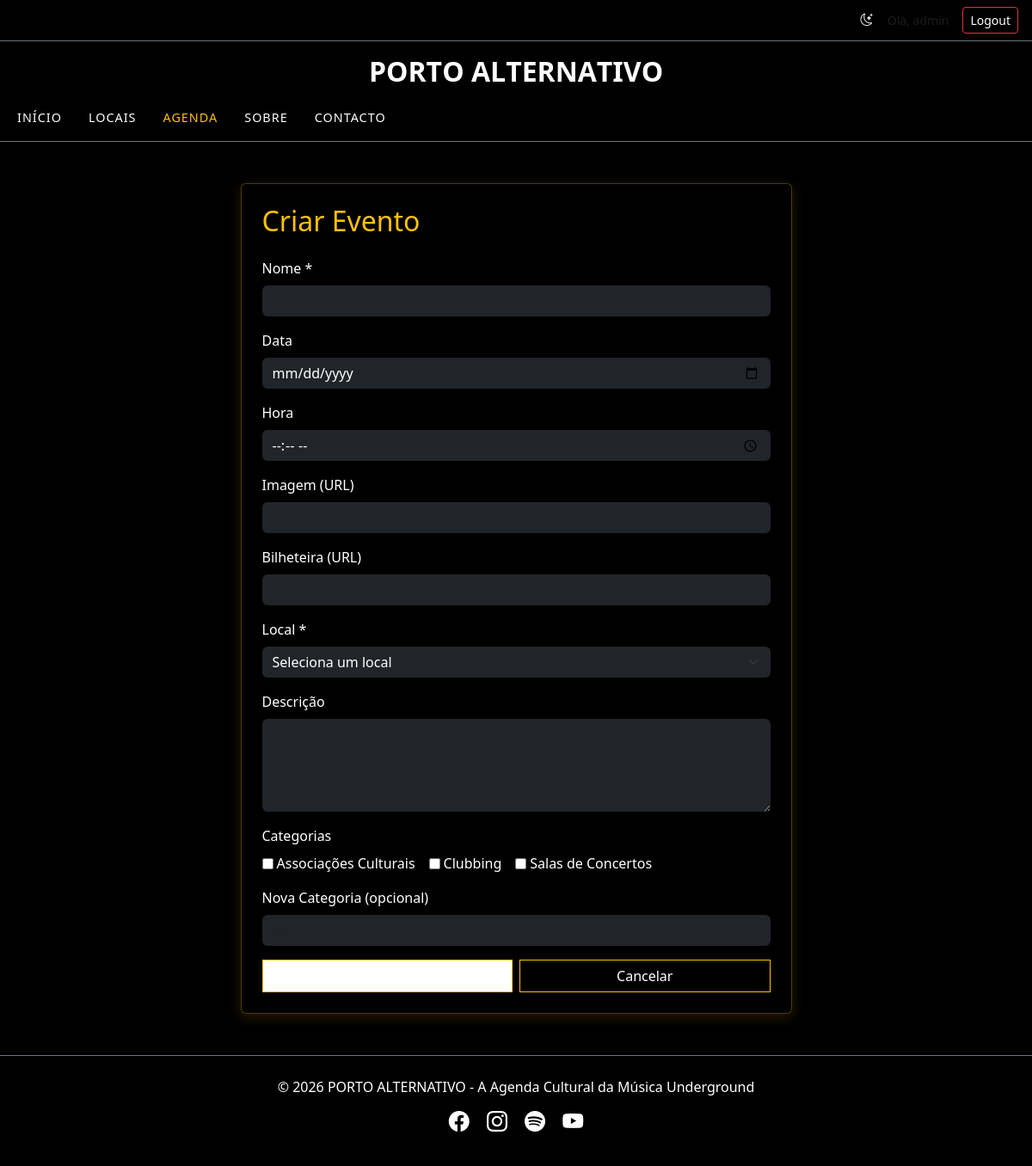
The app's page /pages/eventos-crud/criar.php (signed in) with its own data.
### tables this page shows
CREATE TABLE `categorias` (
  `id` int NOT NULL AUTO_INCREMENT,
  `nome` varchar(100) NOT NULL,
  PRIMARY KEY (`id`),
  UNIQUE KEY `nome` (`nome`)
);

### pages/eventos-crud/criar.php (the view, shortened to what this page needs)
<?php
require_once '../../db/Database.php';
$stmtCategorias = $pdo->query("SELECT id, nome FROM categorias ORDER BY nome");
$categorias = $stmtCategorias->fetchAll(PDO::FETCH_ASSOC);
?>
<?php include '../../includes/header.php'; ?>
<?php include '../../includes/nav.php'; ?>
<main class="container my-5 flex-grow-1">
    <div class="row justify-content-center">
        <div class="col-lg-7">
            <div class="card bg-secondary text-white shadow border-0">
                <div class="card-body p-4">
                    <h2 class="text-warning mb-4">Criar Evento</h2>
                    <form method="POST" action="store.php">
                        <div class="mb-3">
                            <label class="form-label">Nome *</label>
                            <input type="text" name="nome"
                                class="form-control bg-dark text-white border-0"
                                required>
                        </div>
                        <div class="mb-3">
                            <label class="form-label">Data</label>
                            <input type="date" name="data"
                                class="form-control bg-dark text-white border-0">
                        </div>
                        <div class="mb-3">
                            <label class="form-label">Hora</label>
                            <input type="time" name="hora"
                                class="form-control bg-dark text-white border-0">
                        </div>
                        <div class="mb-3">
                            <label class="form-label">Imagem (URL)</label>
                            <input type="text" name="imagem"
                                class="form-control bg-dark text-white border-0">
                        </div>
                        <div class="mb-3">
                            <label class="form-label">Bilheteira (URL)</label>
                            <input type="text" name="bilheteira"
                                class="form-control bg-dark text-white border-0">
                        </div>
                        <div class="mb-3">
                            <label class="form-label">Local *</label>
                            <select name="local_id"
                                class="form-select bg-dark text-white border-0"
                                required>
                                <option value="">Seleciona um local</option>
                            </select>
                        </div>
                        <div class="mb-3">
                            <label class="form-label">Descrição</label>
                            <textarea name="descricao" rows="4"
                                class="form-control bg-dark text-white border-0"></textarea>
                        </div>
                        <div class="mb-3">
                            <label class="form-label">Categorias</label>
                            <div class="d-flex flex-wrap gap-3">
                                <?php foreach ($categorias as $c): ?>
                                    <label class="d-flex align-items-center gap-1">
                                        <input type="checkbox" name="categorias[]"
                                            value="<?= $c['id'] ?>">
                                        <?= htmlspecialchars($c['nome']) ?>
                                    </label>
                                <?php endforeach; ?>
                            </div>
                        </div>
                        <div class="mb-3">
                            <label class="form-label">Nova Categoria (opcional)</label>
                            <input type="text" name="nova_categoria"
                                class="form-control bg-dark text-white border-0"
                                placeholder="Ex: Jazz">
                        </div>
                        <div class="d-flex gap-2">
                            <button type="submit"
                                class="btn btn-warning fw-bold w-100">
                            </button>
                            <a href="../eventos.php"
                                class="btn btn-outline-light w-100">
                                Cancelar
                            </a>
                        </div>
                    </form>
                </div>
            </div>
        </div>
    </div>
</main>
<?php include '../../includes/footer.php'; ?>

### assets/style/style.css (style rules this page uses)
:root { --bg-body: #000000; --bg-card: #000000; --text-main: #ffffff; --text-muted: #999999; --accent: #ffffff; --border-color: #000000; }
[data-theme="dark"] .card { border: 1px solid rgba(255, 193, 7, 0.3) !important; box-shadow: 0 4px 15px rgba(255, 193, 7, 0.15) !important; transition: all 0.3s ease; }
body { background-color: var(--bg-body) !important; color: var(--text-main) !important; transition: background-color 0.3s ease, color 0.3s ease; }
main, header, footer { background-color: var(--bg-body) !important; color: var(--text-main) !important; }
h1, h2, h3, h4, h5, h6, p, span, a { color: var(--text-main) !important; }
.btn-warning { background-color: var(--accent) !important; color: var(--bg-body) !important; border: 1px solid var(--accent) !important; border-radius: 0; transition: all 0.3s ease; }
a, .bi { color: var(--text-main); transition: opacity 0.3s ease; }
.card { background-color: var(--bg-card) !important; border: 1px solid var(--border-color) !important; transition: transform 0.3s ease; }
.card .btn { background-color: transparent; color: var(--text-main) !important; border: 1px solid #ffc107 !important; border-radius: 0; transition: all 0.3s ease; }

### records on screen
categorias: nome "Associações Culturais"
categorias: nome "Clubbing"
categorias: nome "Salas de Concertos"

### other values on screen
$_SESSION['user_nome'] "admin"
